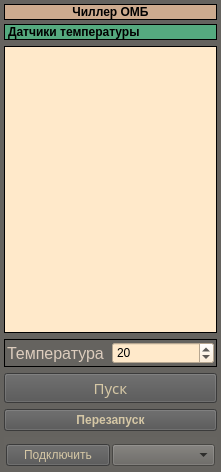
<?xml version="1.0" encoding="UTF-8"?>
<ui version="4.0">
 <class>ChillerWindowDisplay</class>
 <widget class="QWidget" name="ChillerWindowDisplay">
  <property name="geometry">
   <rect>
    <x>0</x>
    <y>0</y>
    <width>221</width>
    <height>472</height>
   </rect>
  </property>
  <property name="sizePolicy">
   <sizepolicy hsizetype="Maximum" vsizetype="Preferred">
    <horstretch>0</horstretch>
    <verstretch>0</verstretch>
   </sizepolicy>
  </property>
  <property name="font">
   <font>
    <weight>75</weight>
    <bold>true</bold>
   </font>
  </property>
  <property name="windowTitle">
   <string>Чиллер ОМБ</string>
  </property>
  <property name="styleSheet">
   <string notr="true">QWidget
{
	
	
	background-color: rgb(101, 99, 95);
	
}

QPushButton
{
background-color: rgb(82, 82, 82);
color: rgb(213, 199, 165);
	font: 75 11pt &quot;Arial&quot; bold;
}

QPushButton:checked 
{ 
background-color: green; 
}

QGroupBox
{
border: 0px solid line black;
	background-color: rgb(136, 131, 122,10);
}
QLabel
{
border: 1px solid line black;
	font: 12pt &quot;MS Shell Dlg 2&quot;;
	background-color: rgb(255, 233, 202);
}
QSpinBox
{
font: 12pt &quot;MS Shell Dlg 2&quot;;
	background-color: rgb(255, 233, 202);
}

QSlider
{
border: 1px solid line black;
	background-color: rgb(205, 166, 153);
}

QListWidget
{
border: 1px solid line black;
	font: 12pt &quot;MS Shell Dlg 2&quot;;
	background-color: rgb(255, 233, 202);
}

QTableWidget
{
border: 1px solid line black;
	font: 12pt &quot;MS Shell Dlg 2&quot;;
	background-color: rgb(255, 233, 202);
}</string>
  </property>
  <layout class="QGridLayout" name="gridLayout_3">
   <property name="leftMargin">
    <number>4</number>
   </property>
   <property name="topMargin">
    <number>4</number>
   </property>
   <property name="rightMargin">
    <number>4</number>
   </property>
   <property name="bottomMargin">
    <number>4</number>
   </property>
   <property name="spacing">
    <number>4</number>
   </property>
   <item row="1" column="0">
    <layout class="QGridLayout" name="gridLayout_2">
     <item row="0" column="1">
      <widget class="QLabel" name="label_2">
       <property name="styleSheet">
        <string notr="true">QLabel
{
border: 1px solid line black;
	background-color: rgb(85, 170, 127);
}</string>
       </property>
       <property name="text">
        <string>Датчики температуры</string>
       </property>
      </widget>
     </item>
     <item row="6" column="1">
      <widget class="QGroupBox" name="groupBox">
       <property name="sizePolicy">
        <sizepolicy hsizetype="Preferred" vsizetype="Preferred">
         <horstretch>0</horstretch>
         <verstretch>0</verstretch>
        </sizepolicy>
       </property>
       <property name="title">
        <string/>
       </property>
       <property name="alignment">
        <set>Qt::AlignCenter</set>
       </property>
       <layout class="QHBoxLayout" name="horizontalLayout_2">
        <property name="spacing">
         <number>2</number>
        </property>
        <property name="leftMargin">
         <number>2</number>
        </property>
        <property name="topMargin">
         <number>7</number>
        </property>
        <property name="rightMargin">
         <number>2</number>
        </property>
        <property name="bottomMargin">
         <number>2</number>
        </property>
        <item>
         <widget class="QPushButton" name="butOpenPort">
          <property name="text">
           <string>Подключить</string>
          </property>
          <property name="checkable">
           <bool>false</bool>
          </property>
         </widget>
        </item>
        <item>
         <widget class="QComboBox" name="boxPortList"/>
        </item>
       </layout>
      </widget>
     </item>
     <item row="1" column="1">
      <widget class="QListWidget" name="listChillerOutput">
       <property name="sizePolicy">
        <sizepolicy hsizetype="Expanding" vsizetype="MinimumExpanding">
         <horstretch>0</horstretch>
         <verstretch>0</verstretch>
        </sizepolicy>
       </property>
      </widget>
     </item>
     <item row="4" column="1">
      <widget class="QPushButton" name="ButSendCommand">
       <property name="font">
        <font>
         <family>Arial 13</family>
         <pointsize>11</pointsize>
         <weight>9</weight>
         <italic>false</italic>
         <bold>false</bold>
        </font>
       </property>
       <property name="text">
        <string>Пуск</string>
       </property>
      </widget>
     </item>
     <item row="3" column="1">
      <widget class="QFrame" name="frame">
       <property name="sizePolicy">
        <sizepolicy hsizetype="Minimum" vsizetype="Preferred">
         <horstretch>0</horstretch>
         <verstretch>0</verstretch>
        </sizepolicy>
       </property>
       <property name="styleSheet">
        <string notr="true">QFrame
{
border: 1px solid line black;
	
background-color: rgb(101, 99, 95);;
}

QLabel
{
border: 1px solid line black;
	background-color: rgb(82, 82, 82);
}</string>
       </property>
       <property name="frameShape">
        <enum>QFrame::StyledPanel</enum>
       </property>
       <property name="frameShadow">
        <enum>QFrame::Raised</enum>
       </property>
       <layout class="QGridLayout" name="gridLayout">
        <property name="leftMargin">
         <number>2</number>
        </property>
        <property name="topMargin">
         <number>2</number>
        </property>
        <property name="rightMargin">
         <number>2</number>
        </property>
        <property name="bottomMargin">
         <number>2</number>
        </property>
        <property name="spacing">
         <number>2</number>
        </property>
        <item row="0" column="1">
         <widget class="QSpinBox" name="spinSetTemperatureLevel">
          <property name="minimum">
           <number>5</number>
          </property>
          <property name="maximum">
           <number>25</number>
          </property>
          <property name="value">
           <number>20</number>
          </property>
         </widget>
        </item>
        <item row="0" column="0">
         <widget class="QLabel" name="label_3">
          <property name="font">
           <font>
            <family>MS Shell Dlg 2</family>
            <pointsize>12</pointsize>
            <weight>50</weight>
            <italic>false</italic>
            <bold>false</bold>
           </font>
          </property>
          <property name="styleSheet">
           <string notr="true">QLabel
{
border: 0px solid line black;
	background-color: rgba(148, 74, 74, 0);
	color: rgb(220, 204, 189);
}</string>
          </property>
          <property name="text">
           <string>Температура</string>
          </property>
         </widget>
        </item>
       </layout>
      </widget>
     </item>
     <item row="5" column="1">
      <widget class="QPushButton" name="butReset">
       <property name="text">
        <string>Перезапуск</string>
       </property>
       <property name="checkable">
        <bool>false</bool>
       </property>
      </widget>
     </item>
    </layout>
   </item>
   <item row="0" column="0">
    <widget class="QLabel" name="label">
     <property name="styleSheet">
      <string notr="true">QLabel
{
border: 1px solid line black;
	background-color: rgb(205, 171, 143);
}</string>
     </property>
     <property name="text">
      <string>Чиллер ОМБ</string>
     </property>
     <property name="alignment">
      <set>Qt::AlignCenter</set>
     </property>
    </widget>
   </item>
  </layout>
  <widget class="QStatusBar" name="statusBar">
   <property name="geometry">
    <rect>
     <x>0</x>
     <y>0</y>
     <width>3</width>
     <height>22</height>
    </rect>
   </property>
  </widget>
 </widget>
 <layoutdefault spacing="6" margin="11"/>
 <resources/>
 <connections/>
</ui>
